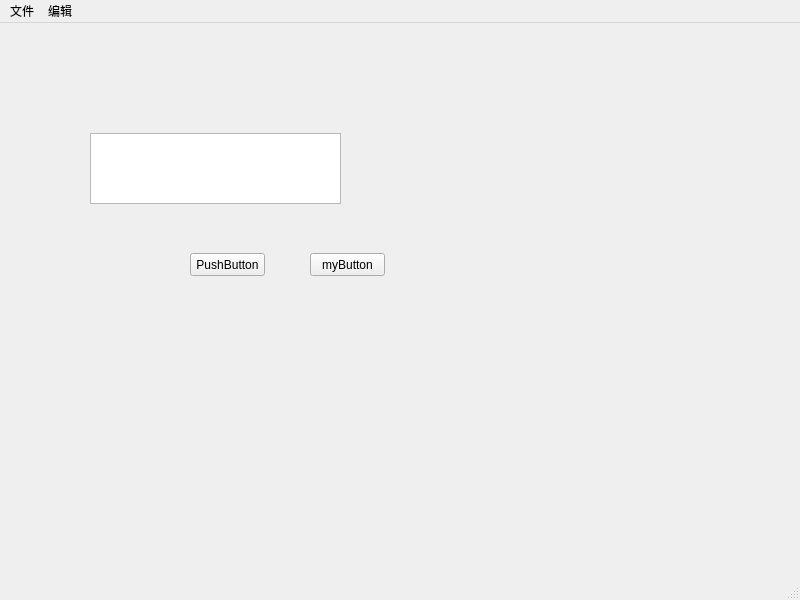
<?xml version="1.0" encoding="UTF-8"?>
<ui version="4.0">
 <class>MainWindow</class>
 <widget class="QMainWindow" name="MainWindow">
  <property name="geometry">
   <rect>
    <x>0</x>
    <y>0</y>
    <width>800</width>
    <height>600</height>
   </rect>
  </property>
  <property name="windowTitle">
   <string>MainWindow</string>
  </property>
  <widget class="QWidget" name="centralwidget">
   <widget class="QPushButton" name="pushButton">
    <property name="geometry">
     <rect>
      <x>190</x>
      <y>230</y>
      <width>75</width>
      <height>23</height>
     </rect>
    </property>
    <property name="text">
     <string>PushButton</string>
    </property>
   </widget>
   <widget class="QTextEdit" name="textEdit">
    <property name="geometry">
     <rect>
      <x>90</x>
      <y>110</y>
      <width>251</width>
      <height>71</height>
     </rect>
    </property>
   </widget>
   <widget class="QPushButton" name="myButton">
    <property name="geometry">
     <rect>
      <x>310</x>
      <y>230</y>
      <width>75</width>
      <height>23</height>
     </rect>
    </property>
    <property name="text">
     <string>myButton</string>
    </property>
   </widget>
   <widget class="QWidget" name="gridLayoutWidget">
    <property name="geometry">
     <rect>
      <x>90</x>
      <y>280</y>
      <width>261</width>
      <height>131</height>
     </rect>
    </property>
    <layout class="QGridLayout" name="MaingridLayout"/>
   </widget>
  </widget>
  <widget class="QMenuBar" name="menubar">
   <property name="geometry">
    <rect>
     <x>0</x>
     <y>0</y>
     <width>800</width>
     <height>23</height>
    </rect>
   </property>
   <widget class="QMenu" name="menu">
    <property name="title">
     <string>文件</string>
    </property>
    <addaction name="fileOpen"/>
    <addaction name="actionTst"/>
   </widget>
   <widget class="QMenu" name="menu_2">
    <property name="title">
     <string>编辑</string>
    </property>
   </widget>
   <addaction name="menu"/>
   <addaction name="menu_2"/>
  </widget>
  <widget class="QStatusBar" name="statusbar"/>
  <action name="fileOpen">
   <property name="text">
    <string>打开</string>
   </property>
  </action>
  <action name="actionTst">
   <property name="text">
    <string>actionTst</string>
   </property>
  </action>
 </widget>
 <resources/>
 <connections/>
</ui>
